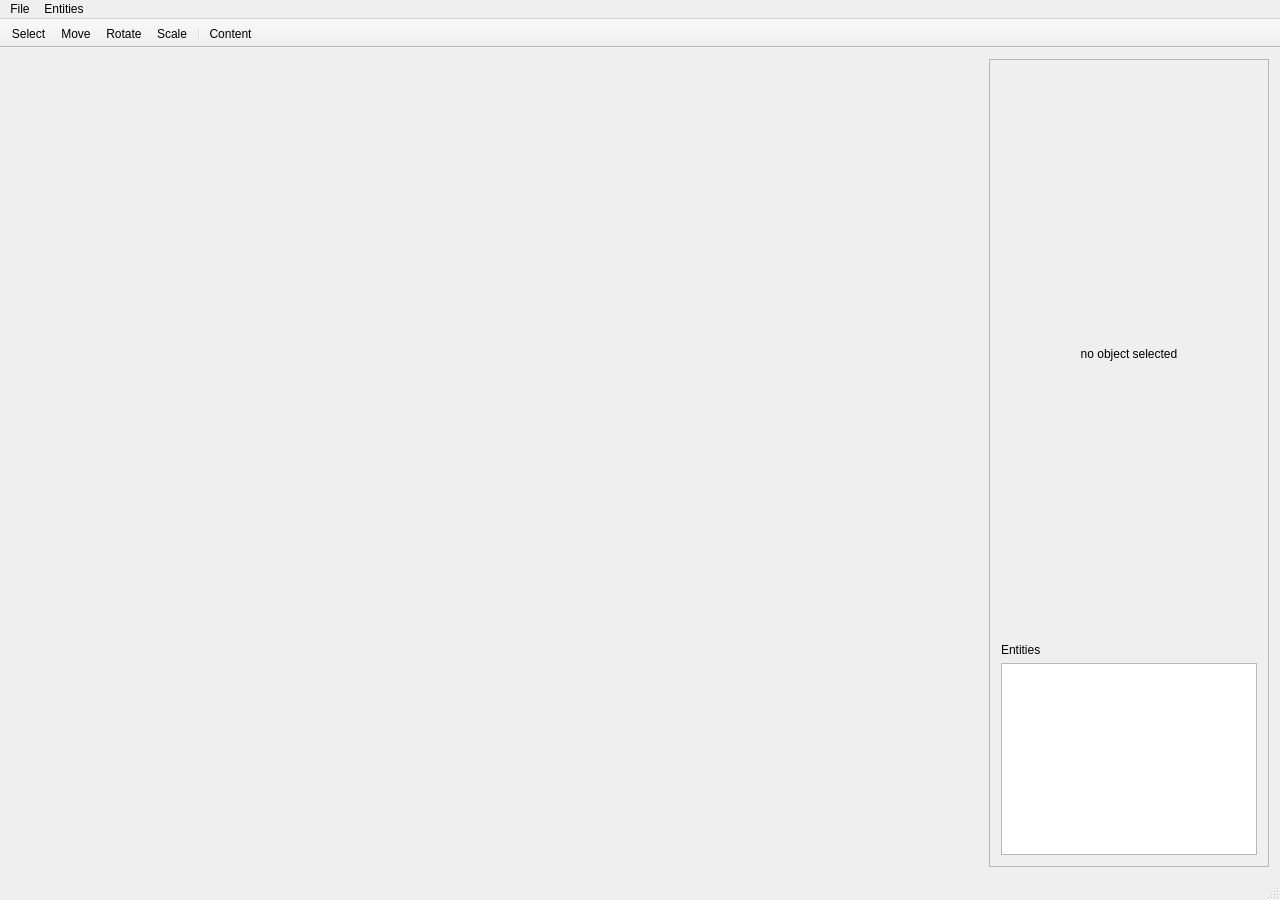
<?xml version="1.0" encoding="UTF-8"?>
<ui version="4.0">
 <class>HappySandBoxClass</class>
 <widget class="QMainWindow" name="HappySandBoxClass">
  <property name="geometry">
   <rect>
    <x>0</x>
    <y>0</y>
    <width>1280</width>
    <height>900</height>
   </rect>
  </property>
  <property name="windowTitle">
   <string>HappySandBox</string>
  </property>
  <widget class="QWidget" name="centralWidget">
   <layout class="QHBoxLayout" name="horizontalLayout">
    <item>
     <layout class="QGridLayout" name="gridLayout">
      <item row="0" column="0" rowspan="5">
       <widget class="happysandbox::MainGame" name="gameWidget" native="true">
        <property name="enabled">
         <bool>true</bool>
        </property>
        <property name="sizePolicy">
         <sizepolicy hsizetype="Expanding" vsizetype="Expanding">
          <horstretch>0</horstretch>
          <verstretch>0</verstretch>
         </sizepolicy>
        </property>
        <property name="mouseTracking">
         <bool>true</bool>
        </property>
        <layout class="QHBoxLayout" name="horizontalLayout_2"/>
       </widget>
      </item>
      <item row="0" column="1" rowspan="5">
       <widget class="QFrame" name="frame">
        <property name="minimumSize">
         <size>
          <width>200</width>
          <height>0</height>
         </size>
        </property>
        <property name="frameShape">
         <enum>QFrame::StyledPanel</enum>
        </property>
        <property name="frameShadow">
         <enum>QFrame::Plain</enum>
        </property>
        <property name="lineWidth">
         <number>2</number>
        </property>
        <layout class="QVBoxLayout" name="verticalLayout_2">
         <item>
          <widget class="QLabel" name="labelEdit">
           <property name="frameShadow">
            <enum>QFrame::Raised</enum>
           </property>
           <property name="text">
            <string>no object selected</string>
           </property>
           <property name="alignment">
            <set>Qt::AlignCenter</set>
           </property>
          </widget>
         </item>
         <item>
          <widget class="QLabel" name="label">
           <property name="sizePolicy">
            <sizepolicy hsizetype="Fixed" vsizetype="Fixed">
             <horstretch>0</horstretch>
             <verstretch>0</verstretch>
            </sizepolicy>
           </property>
           <property name="text">
            <string>Entities</string>
           </property>
          </widget>
         </item>
         <item>
          <widget class="QListWidget" name="listWidget">
           <property name="sizePolicy">
            <sizepolicy hsizetype="Fixed" vsizetype="Fixed">
             <horstretch>0</horstretch>
             <verstretch>0</verstretch>
            </sizepolicy>
           </property>
          </widget>
         </item>
        </layout>
        <zorder>labelEdit</zorder>
        <zorder>listWidget</zorder>
        <zorder>label</zorder>
       </widget>
      </item>
     </layout>
    </item>
   </layout>
  </widget>
  <widget class="QMenuBar" name="menuBar">
   <property name="geometry">
    <rect>
     <x>0</x>
     <y>0</y>
     <width>1280</width>
     <height>20</height>
    </rect>
   </property>
   <widget class="QMenu" name="menuFile">
    <property name="title">
     <string>File</string>
    </property>
    <addaction name="actionNew_scene"/>
    <addaction name="actionOpen_scene"/>
    <addaction name="actionSave_scene"/>
    <addaction name="separator"/>
    <addaction name="actionExit"/>
   </widget>
   <widget class="QMenu" name="menuEntities">
    <property name="title">
     <string>Entities</string>
    </property>
    <widget class="QMenu" name="menuNew_entity">
     <property name="title">
      <string>New entity</string>
     </property>
     <widget class="QMenu" name="menuLights_2">
      <property name="title">
       <string>Lights</string>
      </property>
      <addaction name="actionPointlight_2"/>
      <addaction name="actionSpotlight_2"/>
     </widget>
     <addaction name="actionEmpty"/>
     <addaction name="separator"/>
     <addaction name="menuLights_2"/>
    </widget>
    <widget class="QMenu" name="menuAdd_component">
     <property name="title">
      <string>Add component</string>
     </property>
     <addaction name="actionModel_component"/>
     <addaction name="actionPhysics_component"/>
     <addaction name="action_Light_component"/>
     <addaction name="actionSound_component"/>
    </widget>
    <addaction name="menuNew_entity"/>
    <addaction name="separator"/>
    <addaction name="menuAdd_component"/>
   </widget>
   <addaction name="menuFile"/>
   <addaction name="menuEntities"/>
  </widget>
  <widget class="QToolBar" name="mainToolBar">
   <property name="enabled">
    <bool>true</bool>
   </property>
   <property name="movable">
    <bool>false</bool>
   </property>
   <property name="iconSize">
    <size>
     <width>32</width>
     <height>32</height>
    </size>
   </property>
   <property name="toolButtonStyle">
    <enum>Qt::ToolButtonTextUnderIcon</enum>
   </property>
   <property name="floatable">
    <bool>false</bool>
   </property>
   <attribute name="toolBarArea">
    <enum>TopToolBarArea</enum>
   </attribute>
   <attribute name="toolBarBreak">
    <bool>false</bool>
   </attribute>
   <addaction name="actionSelect"/>
   <addaction name="actionMove"/>
   <addaction name="actionRotate"/>
   <addaction name="actionScale"/>
   <addaction name="separator"/>
   <addaction name="actionContent"/>
  </widget>
  <widget class="QStatusBar" name="statusBar"/>
  <action name="actionSelect">
   <property name="checked">
    <bool>false</bool>
   </property>
   <property name="icon">
    <iconset resource="HappySandbox.qrc">
     <normaloff>:/HappySandBox/data/textures/icons/toolbar_select.png</normaloff>:/HappySandBox/data/textures/icons/toolbar_select.png</iconset>
   </property>
   <property name="text">
    <string>Select</string>
   </property>
   <property name="toolTip">
    <string>Select object in the scene.</string>
   </property>
   <property name="whatsThis">
    <string notr="true"/>
   </property>
  </action>
  <action name="actionMove">
   <property name="icon">
    <iconset resource="HappySandbox.qrc">
     <normaloff>:/HappySandBox/data/textures/icons/toolbar_move.png</normaloff>:/HappySandBox/data/textures/icons/toolbar_move.png</iconset>
   </property>
   <property name="text">
    <string>Move</string>
   </property>
   <property name="toolTip">
    <string>Move objects in the scene</string>
   </property>
  </action>
  <action name="actionRotate">
   <property name="icon">
    <iconset resource="HappySandbox.qrc">
     <normaloff>:/HappySandBox/data/textures/icons/toolbar_rotate.png</normaloff>:/HappySandBox/data/textures/icons/toolbar_rotate.png</iconset>
   </property>
   <property name="text">
    <string>Rotate</string>
   </property>
   <property name="toolTip">
    <string>Rotate objects in the scene.</string>
   </property>
  </action>
  <action name="actionScale">
   <property name="icon">
    <iconset resource="HappySandbox.qrc">
     <normaloff>:/HappySandBox/data/textures/icons/toolbar_scale.png</normaloff>:/HappySandBox/data/textures/icons/toolbar_scale.png</iconset>
   </property>
   <property name="text">
    <string>Scale</string>
   </property>
   <property name="toolTip">
    <string>Scale objects in the scene.</string>
   </property>
  </action>
  <action name="actionNew_scene">
   <property name="text">
    <string>New scene</string>
   </property>
  </action>
  <action name="actionOpen_scene">
   <property name="text">
    <string>Open scene</string>
   </property>
  </action>
  <action name="actionSave_scene">
   <property name="text">
    <string>Save scene</string>
   </property>
  </action>
  <action name="actionExit">
   <property name="text">
    <string>Exit</string>
   </property>
  </action>
  <action name="actionContent">
   <property name="icon">
    <iconset resource="HappySandbox.qrc">
     <normaloff>:/HappySandBox/data/textures/icons/toolbar_content.png</normaloff>:/HappySandBox/data/textures/icons/toolbar_content.png</iconset>
   </property>
   <property name="text">
    <string>Content</string>
   </property>
   <property name="toolTip">
    <string>Open the content browser.</string>
   </property>
  </action>
  <action name="actionPointlight">
   <property name="text">
    <string>Pointlight</string>
   </property>
  </action>
  <action name="actionSpotlight">
   <property name="text">
    <string>Spotlight</string>
   </property>
  </action>
  <action name="actionDirectional_light">
   <property name="text">
    <string>Directional light</string>
   </property>
  </action>
  <action name="action3D_sound">
   <property name="text">
    <string>3D sound</string>
   </property>
  </action>
  <action name="actionModel_component">
   <property name="text">
    <string>Model component</string>
   </property>
  </action>
  <action name="actionPhysics_component">
   <property name="text">
    <string>Physics component</string>
   </property>
  </action>
  <action name="action_Light_component">
   <property name="text">
    <string>Light component</string>
   </property>
  </action>
  <action name="actionSound_component">
   <property name="text">
    <string>Sound component</string>
   </property>
  </action>
  <action name="actionEmpty">
   <property name="text">
    <string>Empty</string>
   </property>
  </action>
  <action name="actionPointlight_2">
   <property name="text">
    <string>Pointlight</string>
   </property>
  </action>
  <action name="actionSpotlight_2">
   <property name="text">
    <string>Spotlight</string>
   </property>
  </action>
  <action name="actionDirectional_light_2">
   <property name="text">
    <string>Directional light</string>
   </property>
  </action>
 </widget>
 <layoutdefault spacing="6" margin="11"/>
 <customwidgets>
  <customwidget>
   <class>happysandbox::MainGame</class>
   <extends>QWidget</extends>
   <header>MainGame.h</header>
   <container>1</container>
  </customwidget>
 </customwidgets>
 <resources>
  <include location="HappySandbox.qrc"/>
 </resources>
 <connections>
  <connection>
   <sender>actionContent</sender>
   <signal>triggered()</signal>
   <receiver>HappySandBoxClass</receiver>
   <slot>openContentBrowser()</slot>
   <hints>
    <hint type="sourcelabel">
     <x>-1</x>
     <y>-1</y>
    </hint>
    <hint type="destinationlabel">
     <x>639</x>
     <y>449</y>
    </hint>
   </hints>
  </connection>
 </connections>
 <slots>
  <slot>openContentBrowser()</slot>
 </slots>
</ui>
